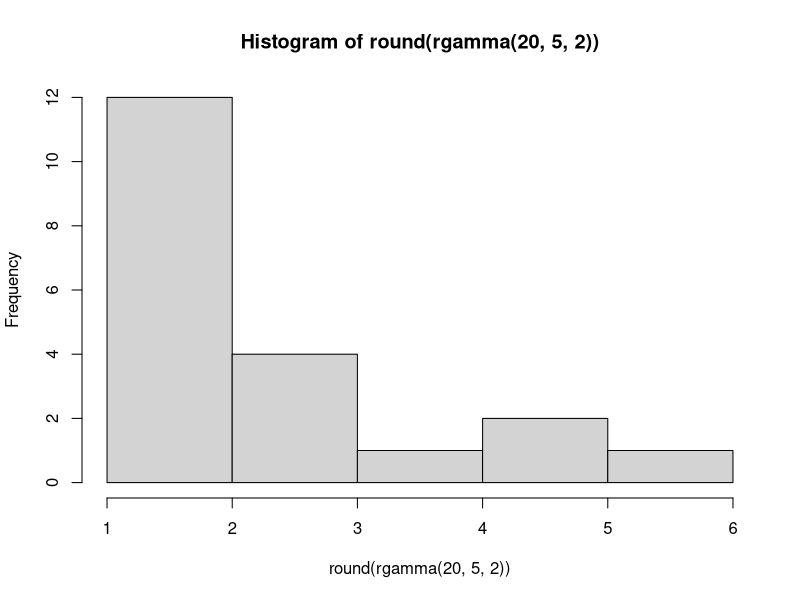
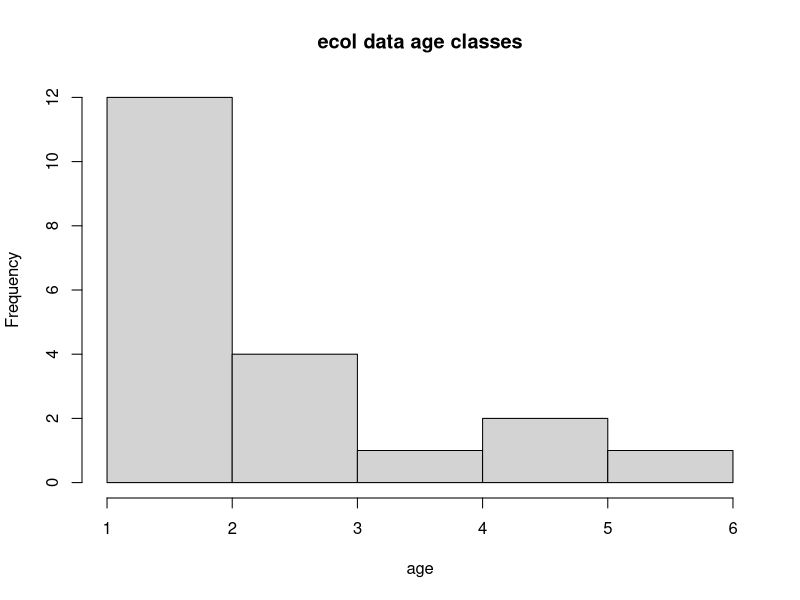

The R source for these figures, in order: (Note: this script raises an error after producing the figures.)
setClass("EcoDay",
         representation(values = "array",dates = "Date", envDay = "RasterBrick", stages="character"),
         prototype(values = plot(hist(round(rgamma(20,5,2))),main="ecol data age classes",breaks=11,xlab="age")),
         validity = function(object){
           if (length(object@dates)!=1) stop("EcoDay has to contain one and only one date") else {
             if (!all(dim(object@values)[1:2]==dim(object@envDay)[1:2])) stop("lanscape dimensions of ecolarray and envDay raster brick arguments do not match") else {
              if (dim(object@values)[3]!=length(object@stages)) stop ("array and age classes dimensions do not fit") else {}
             }
           }
           return(TRUE)
         }
)

setMethod(f="getArray",
          signature = "EcoDay",
          definition = function(object1,object2){
            if (is.null(object2)) return(object1@values) else {
              object1@values[,,object2]
            }
          })

setMethod(f="getEnvDay",
          signature = "EcoDay",
          definition = function(object){
            return(object@envDay)
          })

setMethod(f="getStage",
          signature = "EcoDay",
          definition = function(object){
            return(object@stages)
          })

setMethod(f="mySetValues",
          signature = "EcoDay",
          definition = function(object,newValues,Subset){
            # object : the EcoDay variable to set
            # newValues : the new values
            # Subset : the part of ecoday to set by new values (age class vector)
            if (((class(newValues)=="numeric")|(class(newValues)=="array"))&(class(Subset)=="character")) {
              if (Subset=="all") object@values = array(newValues,dim(object@values))
              if (Subset%in%object@stages) { object@values[,,which(object@stages%in%Subset)] = 
                                               array(newValues,c(dim(object@values)[1:2],length(which(object@stages%in%Subset))))
              }
            }
            if (class(Subset)=="numeric") Subset <- as.integer(Subset)
            if ((class(newValues)=="array")&(length(Subset)==1)) newValues<-matrix(newValues,nrow=dim(newValues)[1],ncol=dim(newValues)[2])
            if ((class(newValues)=="matrix")&(length(Subset)==1)&(class(Subset)=="integer")) {
              object@values[,,Subset] = newValues
            }
            if ((class(newValues)=="array")&(class(Subset)=="integer")&(length(Subset)!=1)) { 
              if (any(dim(newValues)!=c(dim(object@values)[1:2],length(Subset)))) stop("new values array has wrong dimension")
              object@values[,,Subset] = newValues
            }
            return(object)
          })

setMethod(f="myAddValues",
          signature = "EcoDay",
          definition = function(object,newValues,Subset){
            # object : the EcoDay variable to set
            # newValues : the new values
            # Subset : the part of ecoday to set by new values (age class vector)
            if (((class(newValues)=="numeric")|(class(newValues)=="array"))&(class(Subset)=="character")) {
              if (Subset=="all") object@values = object@values+array(newValues,dim(object@values))
              if (Subset%in%object@stages) { object@values[,,which(object@stages%in%Subset)] = object@values[,,which(object@stages%in%Subset)] +
                                               array(newValues,c(dim(object@values)[1:2],length(which(object@stages%in%Subset))))
              }
            }
            if (class(Subset)=="numeric") Subset <- as.integer(Subset)
            if ((class(newValues)=="array")&(length(Subset)==1)) newValues<-matrix(newValues,nrow=dim(newValues)[1],ncol=dim(newValues)[2])
            if ((class(newValues)=="matrix")&(length(Subset)==1)&(class(Subset)=="integer")) {
              object@values[,,Subset] = object@values[,,Subset]+newValues
            }
            if ((class(newValues)=="array")&(class(Subset)=="integer")&(length(Subset)!=1)) { 
              if (any(dim(newValues)!=c(dim(object@values)[1:2],length(Subset)))) stop("new values array has wrong dimension")
              object@values[,,Subset] = object@values[,,Subset]+newValues
            }
            return(object)
          })

EcoDay <- function(x) 
{
  # Arguments: a list
  # - [[1]] an array [X,Y,Age_Stage_Class]
  # - [[2]] a one day Date class variable 
  # - [[3]] an raster brick class (X,Y dimension should correspond with the array) with environmental values of the day 
  # - [[4]] the vector stage name for each age class (length = the number of age classes)
new("EcoDay",values=x[[1]],dates=x[[2]],envDay=x[[3]],stages=x[[4]])
}
